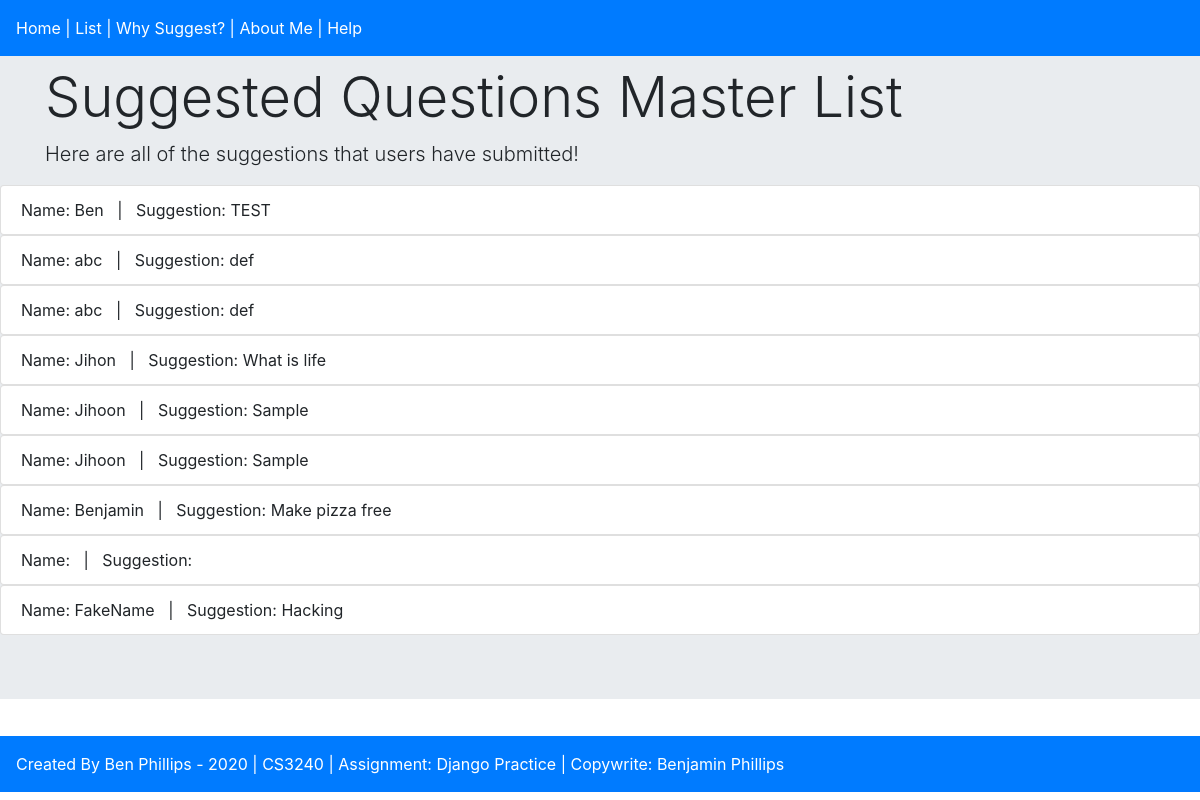
/polls/suggestions/list/, run on the app's committed database.
### polls/models.py (models this page shows, shortened)
class Suggestion(models.Model):
    name = models.CharField(max_length=200)
    suggestion_text = models.CharField(max_length=200)

### polls/views.py (the view)
# urls.py: path('suggestions/list/', views.ReceivedView.as_view(), name='received'),
class ReceivedView(generic.ListView):
    context_object_name = 'suggestion_list'
    model = Suggestion
    template_name = 'polls/received.html'

### polls/templates/polls/received.html (shortened to what this page needs)
<link rel="stylesheet" href="https://maxcdn.bootstrapcdn.com/bootstrap/4.0.0/css/bootstrap.min.css">
<a href=""
    <div class="text-primary">
    <div class="fixed-top p-3 mb-2 bg-primary text-white"> Home | List | Why Suggest? | About Me | Help </div>
</a>
<div class="jumbotron jumbotron-fluid">
    <div class="container">
        <h1 class="display-4">Suggested Questions Master List</h1>
        <p class="lead">Here are all of the suggestions that users have submitted!</p>
    </div>
{% for suggestion in suggestion_list %}
<ul class="list-group">
    <li class="list-group-item list-group-item-active">Name: {{suggestion.name}} &nbsp; | &nbsp; Suggestion: {{suggestion.suggestion_text}}</li>
    </ul>
{% endfor %}
<div class="text-primary">
    <div class="fixed-bottom p-3 mb-2 bg-primary text-white"> Created By Ben Phillips - 2020   |  CS3240  |  Assignment: Django Practice | Copywrite: Benjamin Phillips</div>
</div>
</div>

### data on the page
Suggestion: name "Ben", suggestion_text "TEST"
Suggestion: name "abc", suggestion_text "def"
Suggestion: name "abc", suggestion_text "def"
Suggestion: name "Jihon", suggestion_text "What is life"
Suggestion: name "Jihoon", suggestion_text "Sample"
Suggestion: name "Jihoon", suggestion_text "Sample"
Suggestion: name "Benjamin", suggestion_text "Make pizza free"
Suggestion: name "FakeName", suggestion_text "Hacking"
